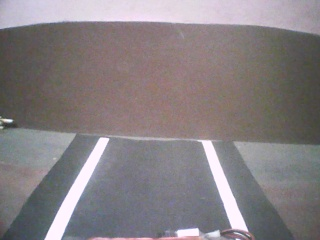
#> input picture captured_f.jpg, 320 x 240 px, given in place of the camera
$ python mainProg.py   (older library calls are emulated)
#> lines starting #> are read from the running program, lines starting #| are printed output that depends on the picture; after the words box and inside, x2 and y2 are one past the last pixel; in counts of white or black regions, pixels touching at a corner belong together
### region.py
import cv2
import numpy as np


class regionOfInterest(object, ):

    def roi(self, img, vertices, channel_count = 3):

        self.img = img
        self.vertices = vertices
        self.channel_count = channel_count

        self.mask = np.zeros_like(self.img)


        self.mask_color = (255, ) * self.channel_count

        cv2.fillPoly(self.mask, self.vertices, self.mask_color)

        self.masked_image = cv2.bitwise_and(self.img, self.mask)

        return self.masked_image

### mainProg.py
import cv2
import numpy as np
from region import *
from imutils.video import WebcamVideoStream
import serial

arduino = serial.Serial('/dev/ttyACM0', 9600)


x0, y0, x1, y1, x2, y2, x3, y3 = 8,35, 67,35, 4,41 ,72,41
p1 = np.float32([[x0, y0], [x1, y1], [x2, y2], [x3, y3]] )
p2 = np.float32([[0, 0], [80, 0], [0, 45], [80, 45]])

#define region of regionOfInterest

roi_vertices= [[0, 35], [0, 15], [80, 35], [80, 15]]
ro = regionOfInterest()

src = 0
cam = WebcamVideoStream(src).start()


l = 0
r = 0
val = 0
manual = True
s=0

def processed(frame):
    r = frame[:, :, 1]
    _, r = cv2.threshold(r, 180, 255, 0)
    return r


while True:
    arduino.flushInput()
    frame2 = cam.read()
#> frame2 is the input picture: shape (240, 320, 3); mean B, G, R 130.5, 127.7, 134.1
    frame3 = cv2.resize(frame2, (320, 240))
    frame = cv2.resize(frame3, (80, 45))
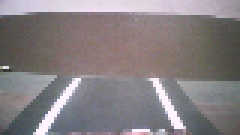
#> frame: shape (45, 80, 3) (shown 3 times larger); mean B, G, R 130.2, 127.4, 133.8

    get = cv2.getPerspectiveTransform(p1, p2)
    prr = cv2.warpPerspective(frame, get, (80, 45))
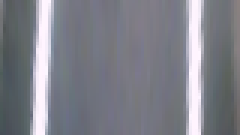
#> prr: shape (45, 80, 3) (shown 3 times larger); mean B, G, R 137, 128.3, 126.8


    roi1 = ro.roi(prr, np.array([roi_vertices], np.int32))
#> in roi, `self.vertices = vertices`: self.vertices = [[0, 35], [0, 15], [80, 35], [80, 15]]
#> in roi, `cv2.fillPoly(self.mask, self.vertices, self.mask_color)`:
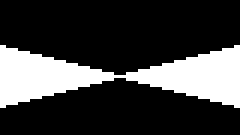
#> self.mask: shape (45, 80, 3) (shown 3 times larger); 24.4% white; 1 white region, box (x1, y1, x2, y2) and area: (0, 15, 80, 36) 880

    mask = processed(roi1)
#> in processed, `_, r = cv2.threshold(r, 180, 255, 0)`:
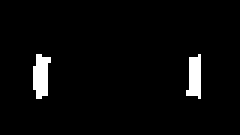
#> r: shape (45, 80) (shown 3 times larger); 3.4% white; 2 white regions

    ############3


    _, cont, h = cv2.findContours(mask, cv2.RETR_EXTERNAL, cv2.CHAIN_APPROX_SIMPLE)
#> cont = 2 contours; box (x1, y1, x2, y2) and area: (11, 18, 17, 33) 48, (62, 18, 67, 33) 38; h = [[1, -1, -1, -1], [-1, 0, -1, -1]]

    cv2.drawContours(roi1, cont, -1, (255,0,255), 2)
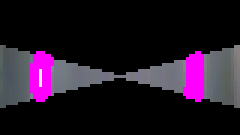
#> roi1: shape (45, 80, 3) (shown 3 times larger); mean B, G, R 36.6, 21.4, 34.5

    cv2.line(prr, (40, 0), (40, 45), (255, 0, 255), 1 )
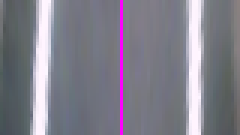
#> prr: shape (45, 80, 3) (shown 3 times larger); 1.25% of pixels changed, all inside (x1, y1, x2, y2) = (40, 0, 41, 45)


    for i in range (len(cont)):
        x, y, w, h = cv2.boundingRect(cont[i])

        if x+(w/2) > 32:
            colour = (0, 255, 0)
            r = int(x+(w/2))
        else:
            colour = (255, 0, 5)
            l = int(x+(w/2))


        actual_val = int(((r-l)/2)+l)


        cv2.circle(prr, (int(actual_val), 20), 1, (0, 255, 0), -1)

        cv2.rectangle(prr, (x, y), (x+w, y+h), colour, 2 )

        actual_val += 38

        if actual_val > 90:
            actual_val = 90
        if actual_val < 65:
            actual_val = 65


        if manual == False:
            print(chr(actual_val))
            arduino.write(chr(actual_val).encode())   #Sending data to arduino
#> this loop made 2 passes
#> (x, y, w, h, colour, r) on pass 1: (62, 18, 5, 15, (0, 255, 0), 64)
#> (x, y, w, h, colour, l) on pass 2: (11, 18, 6, 15, (255, 0, 5), 14)
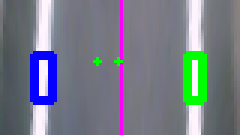
#> prr: shape (45, 80, 3) (shown 3 times larger); 6.89% of pixels changed, all inside (x1, y1, x2, y2) = (10, 17, 69, 35)

    cv2.imshow('trr', prr)
    cv2.imshow('frame2', frame3)
    #cv2.imshow('frame', frame)
    cv2.imshow('roi', roi1)
    #cv2.imshow('mask', mask)
    key = cv2.waitKey(1)
#> (key Esc is pressed here)
    #print(key)

    if key == 32:
        arduino.write('r'.encode())
        if manual == False:

            arduino.write('l'.encode())
        break


    #Manual Key commands

    elif (key == 119):
        arduino.write('w'.encode())
    elif key == 114:
        arduino.write('r'.encode())
    elif key == 108:
        if manual == False:
            manual = True
        else:
            manual = False

        arduino.write('l'.encode())
    elif key == 97:
        arduino.write('a'.encode())
    elif key == 100:
        arduino.write('d'.encode())
    elif key == 115:
        arduino.write('s'.encode())
    elif key == 101:
        arduino.write('e'.encode())
    elif key == 110:
        arduino.write('n'.encode())
    elif key == 109:
        arduino.write('m'.encode())
    elif key == 111:
        arduino.write('o'.encode())
    elif key == 122:
        arduino.write('z'.encode())
    elif key == 104: #h
        cv2.imwrite('midpoint.jpg', prr)


cv2.destroyAllWindows()
